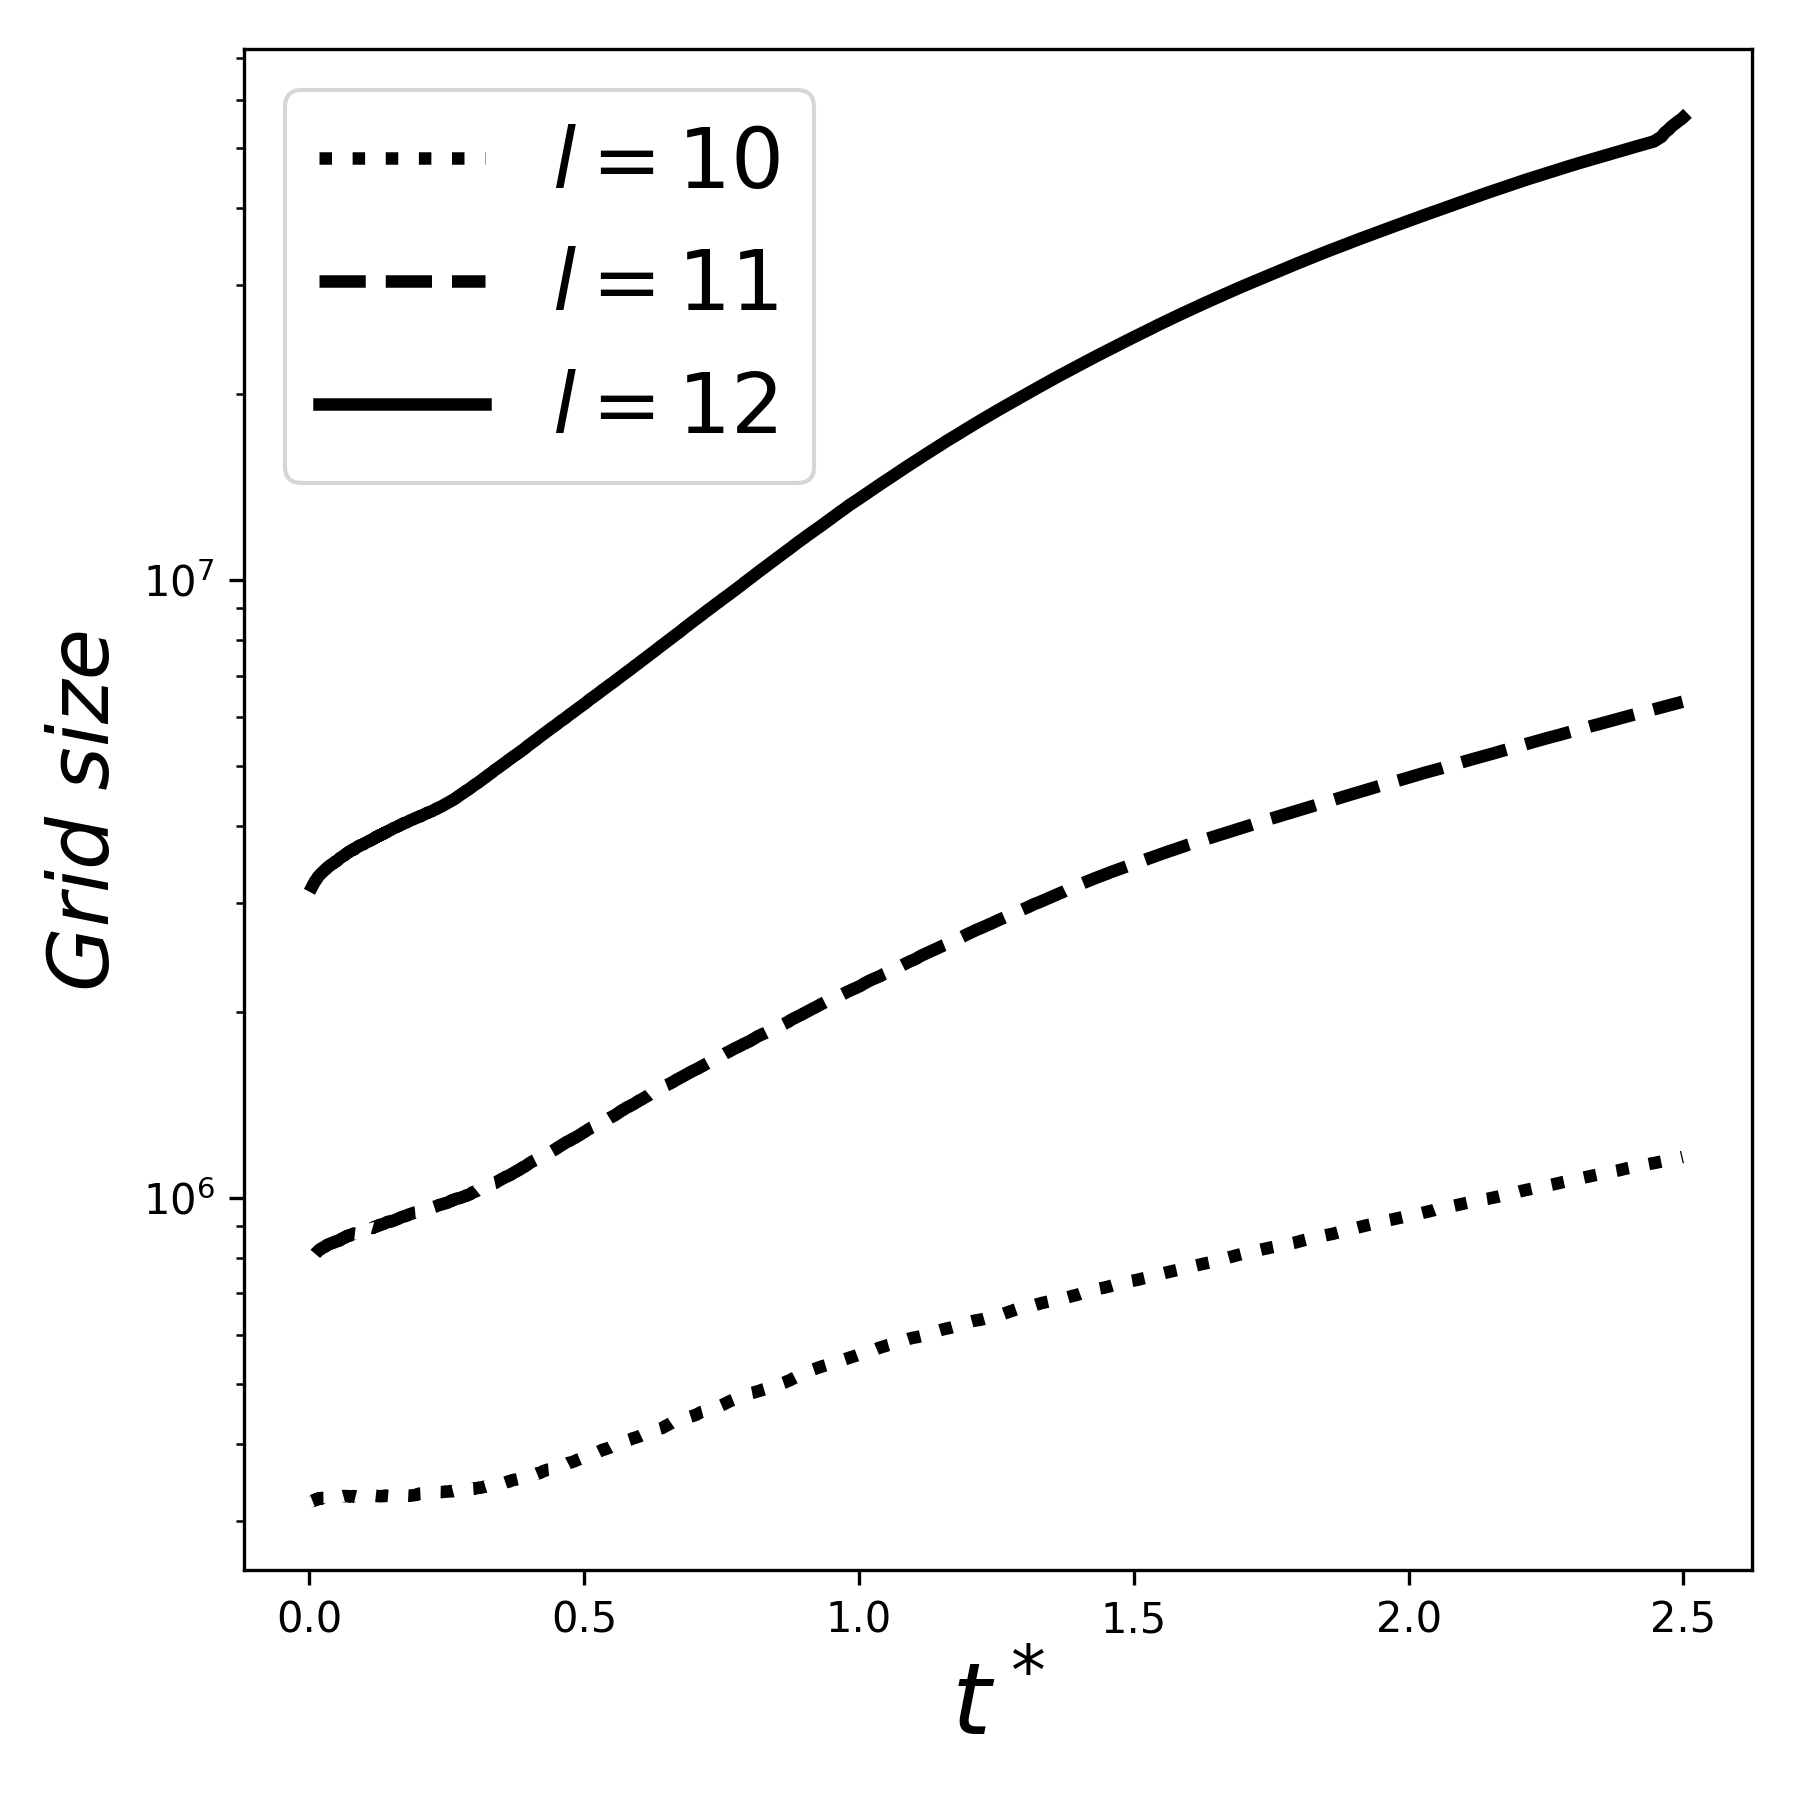

This figure's Python source:
import numpy as np
import matplotlib

matplotlib.use('Agg')

import matplotlib.pyplot as plt

from matplotlib.collections import LineCollection
from matplotlib.colors import ListedColormap, BoundaryNorm
from matplotlib.ticker import FormatStrFormatter

import subprocess

from pylab import *

import os
import os.path

# GRID SIZE

font_normal = { 'color'      : 'k',
                'fontweight' : 'normal',
                'fontsize'   : 24 }

font_italic = { 'color'      : 'k',
                'fontweight' : 'normal',
                'fontstyle'  : 'italic',
                'fontsize'   : 20 }

# TODO CHECK PATHS OF NUMERICAL RESULTS FILES
pwd = os.getcwd()
paths = (pwd+'/c5-d3-l10/simulation.csv', pwd+'/c5-d3-l11/simulation.csv', pwd+'/c5-d3-l12/simulation.csv')
markers = ('k:', 'k--', 'k-')

figure = plt.figure(figsize=(6., 6.), dpi=300)
legend = ('$l=10$', '$l=11$', '$l=12$')

for path, marker in zip(paths, markers):  
  if os.path.exists(path):    
    Log = []
    with open(path) as logFile:
      for line in logFile:
        log = line.split(',')
        if log[0] != 't':
          floatLog = map(float, log)
          if floatLog[1] < 2.5:
            Log.append(floatLog)
    t, td, dt, mgpi, mgui, grid_tn, perf_t, perf_speed = zip(*Log)
    plt.semilogy(td[10:], grid_tn[10:], marker, linewidth = 3)

#plt.grid()
plt.xlabel(r'$t^*$', font_normal)
plt.ylabel(r'Grid size', font_italic, rotation='vertical')
plt.legend(legend, loc='upper left', fontsize=20)

plt.tight_layout()

# TODO CHECK IMAGE FILE NAME
plt.savefig('gridSize.png', transparent=False)
figure.clear()
plt.close(figure)

